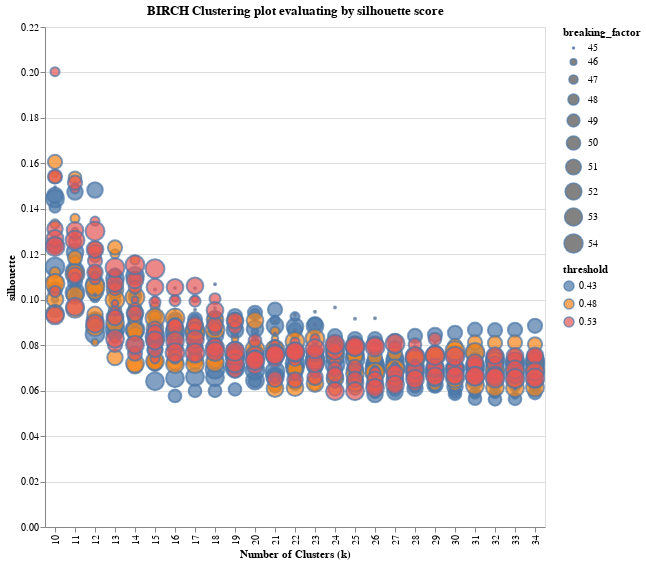
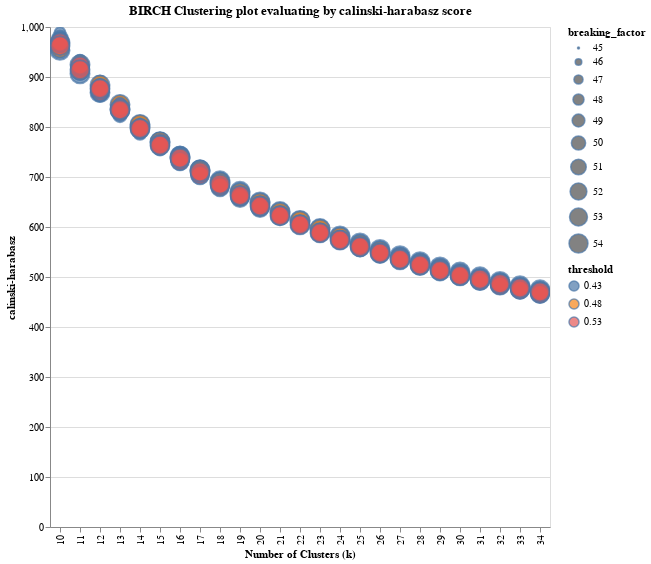
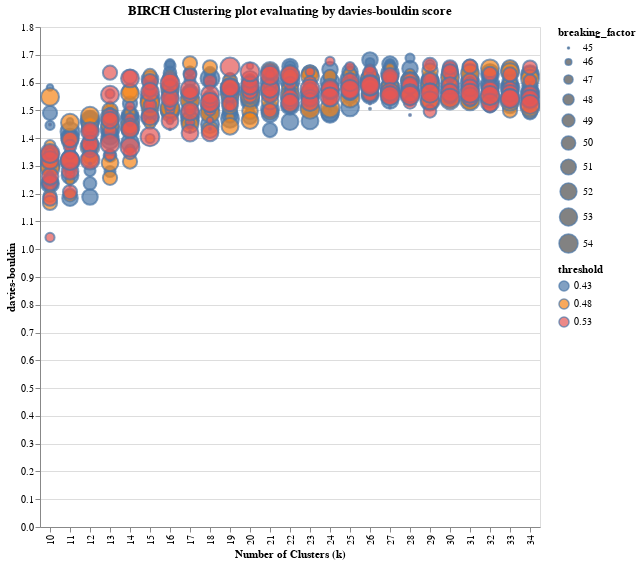

The cell these charts' notebook holds for them, in order:
### Markdown cell above
## Hierarchical Clustering - BIRCH (Balanced Iterative Reducing and Clustering using Hierarchies)

### Code cell
from sklearn.cluster import Birch

df_tpm = df_avg_log_ratio_scaled_tpm
threshold_min = 0.43
threshold_max = 0.57
branching_factor_min = 45
branching_factor_max = 55
x_min = 10
x_max = 35

scan_results = scan_birch_space(df_tpm, threshold_min, threshold_max, branching_factor_min, branching_factor_max, x_min, x_max)


for score_method in standard_cluster_evals:
    if score_method != "sse":
        clustering_method = 'birch'
        score_type = score_method
        agg_scores = score_generator(clustering_method, score_type, scan_results, df_tpm)

        scores = agg_scores
        x_label = "Number of Clusters (k)" 
        y_label = score_method
        title = "BIRCH Clustering plot evaluating by " + score_type + " score"
        palette = "deep"
        if score_type == "davies-bouldin": 
            palette = "muted"

        plot_birch_scores(scores, x_label, y_label, title, palette, score_type).display()

### Figure 1 — Vega-Lite specification as saved in the notebook (floating-point values rounded to 4 significant figures; data arrays with more than 128 entries replaced by an {"elided": "..."} marker saying what was removed)
{"config": {"view": {"continuousWidth": 400, "continuousHeight": 300}}, "data": {"name": "data-f6b673a9a91a2c6bb9d65b08bc267b18"}, "mark": {"type": "point", "strokeOpacity": 1.0}, "encoding": {"fill": {"type": "nominal", "field": "threshold"}, "size": {"type": "nominal", "field": "breaking_factor"}, "tooltip": [{"type": "nominal", "field": "threshold"}, {"type": "nominal", "field": "breaking_factor"}, {"type": "nominal", "field": "k_cluster_num"}, {"type": "quantitative", "field": "score", "title": "silhouette"}], "x": {"type": "nominal", "field": "k_cluster_num", "title": "Number of Clusters (k)"}, "y": {"type": "quantitative", "field": "score", "title": "silhouette"}}, "height": 500, "selection": {"selector162": {"type": "interval", "bind": "scales", "encodings": ["x", "y"]}}, "title": "BIRCH Clustering plot evaluating by silhouette score", "width": 500, "$schema": "https://vega.github.io/schema/vega-lite/v4.8.1.json", "datasets": {"data-f6b673a9a91a2c6bb9d65b08bc267b18": {"elided": "750 records"}}}

### Figure 2 — Vega-Lite specification as saved in the notebook (floating-point values rounded to 4 significant figures; data arrays with more than 128 entries replaced by an {"elided": "..."} marker saying what was removed)
{"config": {"view": {"continuousWidth": 400, "continuousHeight": 300}}, "data": {"name": "data-1c697115bff6ca4c45c9ff89cc525feb"}, "mark": {"type": "point", "strokeOpacity": 1.0}, "encoding": {"fill": {"type": "nominal", "field": "threshold"}, "size": {"type": "nominal", "field": "breaking_factor"}, "tooltip": [{"type": "nominal", "field": "threshold"}, {"type": "nominal", "field": "breaking_factor"}, {"type": "nominal", "field": "k_cluster_num"}, {"type": "quantitative", "field": "score", "title": "calinski-harabasz"}], "x": {"type": "nominal", "field": "k_cluster_num", "title": "Number of Clusters (k)"}, "y": {"type": "quantitative", "field": "score", "title": "calinski-harabasz"}}, "height": 500, "selection": {"selector163": {"type": "interval", "bind": "scales", "encodings": ["x", "y"]}}, "title": "BIRCH Clustering plot evaluating by calinski-harabasz score", "width": 500, "$schema": "https://vega.github.io/schema/vega-lite/v4.8.1.json", "datasets": {"data-1c697115bff6ca4c45c9ff89cc525feb": {"elided": "750 records"}}}

### Figure 3 — Vega-Lite specification as saved in the notebook (floating-point values rounded to 4 significant figures; data arrays with more than 128 entries replaced by an {"elided": "..."} marker saying what was removed)
{"config": {"view": {"continuousWidth": 400, "continuousHeight": 300}}, "data": {"name": "data-5f1f4cd8cc2ee7928e033cdfdb51ab87"}, "mark": {"type": "point", "strokeOpacity": 1.0}, "encoding": {"fill": {"type": "nominal", "field": "threshold"}, "size": {"type": "nominal", "field": "breaking_factor"}, "tooltip": [{"type": "nominal", "field": "threshold"}, {"type": "nominal", "field": "breaking_factor"}, {"type": "nominal", "field": "k_cluster_num"}, {"type": "quantitative", "field": "score", "title": "davies-bouldin"}], "x": {"type": "nominal", "field": "k_cluster_num", "title": "Number of Clusters (k)"}, "y": {"type": "quantitative", "field": "score", "title": "davies-bouldin"}}, "height": 500, "selection": {"selector164": {"type": "interval", "bind": "scales", "encodings": ["x", "y"]}}, "title": "BIRCH Clustering plot evaluating by davies-bouldin score", "width": 500, "$schema": "https://vega.github.io/schema/vega-lite/v4.8.1.json", "datasets": {"data-5f1f4cd8cc2ee7928e033cdfdb51ab87": {"elided": "750 records"}}}
